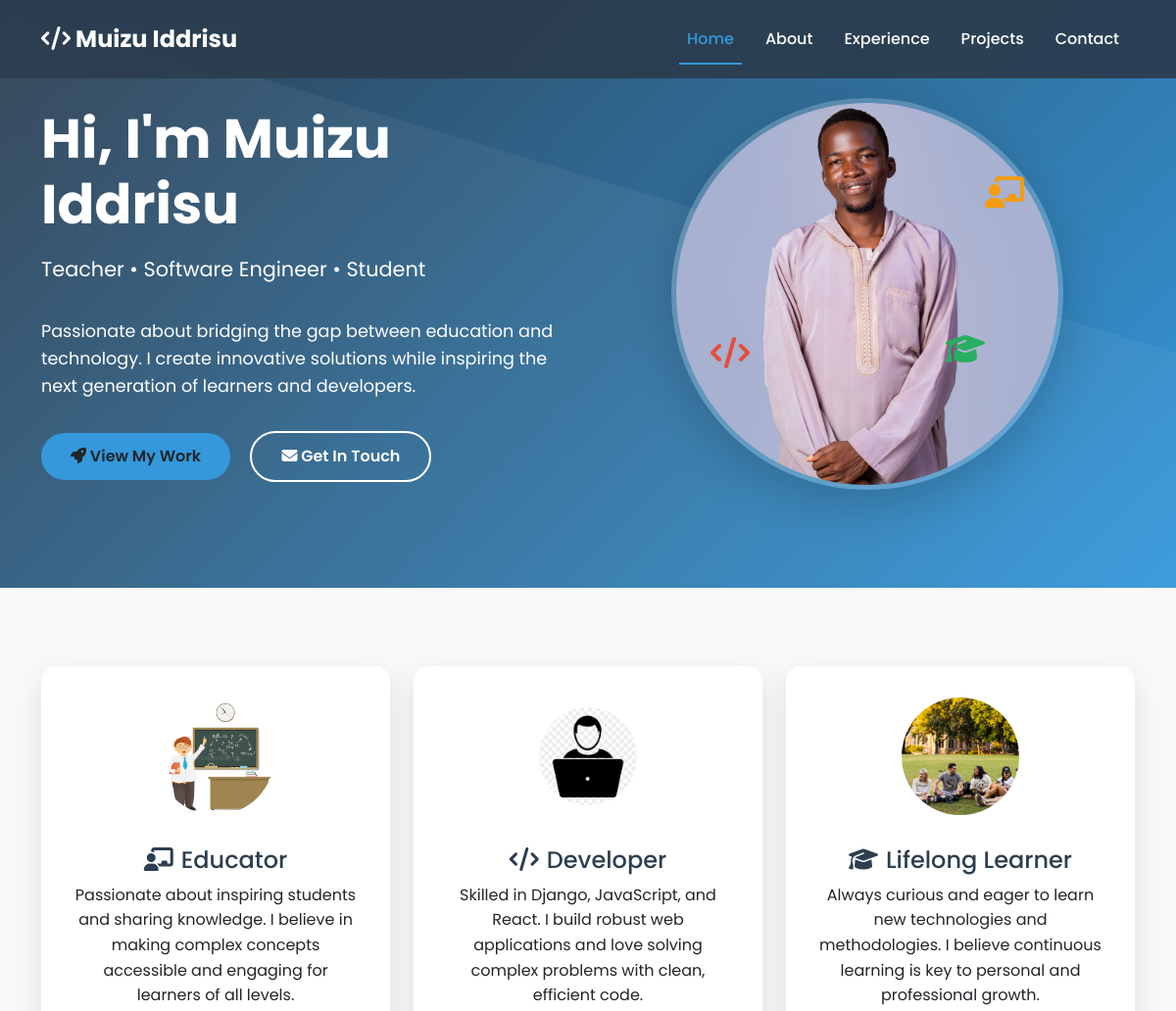
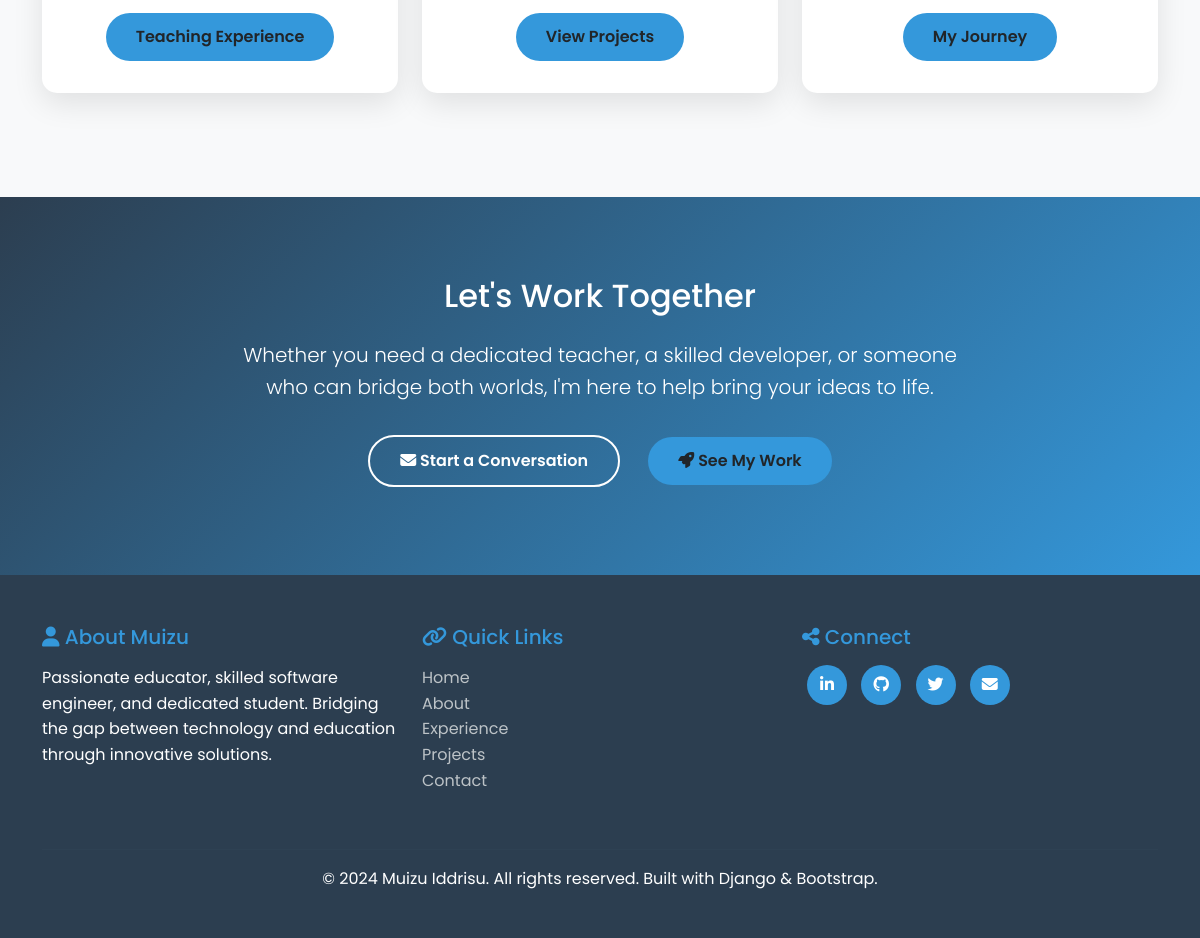
The page / on the database its author committed (2 pictures, top to bottom).
### portfolio/models.py (models this page shows, shortened)
class Profile(models.Model):
    name = models.CharField(max_length=100)
    title = models.CharField(max_length=200)
    bio = models.TextField()
    email = models.EmailField()
    phone = models.CharField(max_length=20, blank=True)
    location = models.CharField(max_length=100, blank=True)
    profile_image = models.ImageField(upload_to='profile/', blank=True)
    created_at = models.DateTimeField(default=timezone.now)

### portfolio/views.py (the view)
# urls.py: 2. Add a URL to urlpatterns:  path('', views.home, name='home')
def home(request):
    try:
        profile = Profile.objects.first()
    except Profile.DoesNotExist:
        profile = None
    featured_projects = Project.objects.filter(featured=True)[:3]
    recent_experiences = Experience.objects.all()[:3]
    context = {
        'profile': profile,
        'featured_projects': featured_projects,
        'recent_experiences': recent_experiences,
    }
    return render(request, 'portfolio/home.html', context)

### portfolio/templates/portfolio/home.html (shortened to what this page needs)
{% extends 'portfolio/base.html' %}
{% load static %}
{% block content %}
<section class="hero-section">
    <div class="container">
        <div class="row align-items-center">
            <div class="col-lg-6">
                <div class="hero-content">
                    <h1 class="hero-title">Hi, I'm {{ profile.name|default:"Muizu Iddrisu" }}</h1>
                    <p class="hero-subtitle">{{ profile.title|default:"Teacher • Software Engineer • Student" }}</p>
                    <p class="hero-description">
                        {{ profile.bio|default:"Passionate about bridging the gap between education and technology. I create innovative solutions while inspiring the next generation of learners and developers." }}
                    </p>
                    <div class="hero-buttons">
                        <a href="{% url 'portfolio:projects' %}" class="btn btn-primary-custom me-3">
                            <i class="fas fa-rocket"></i> View My Work
                        </a>
                        <a href="{% url 'portfolio:contact' %}" class="btn btn-outline-custom">
                            <i class="fas fa-envelope"></i> Get In Touch
                        </a>
                    </div>
                </div>
            </div>
            <div class="col-lg-6">
                <div class="hero-image text-center">
                    <div class="profile-image-container" style="position: relative; display: inline-block;">
                        {% if profile.profile_image %}
                            <img src="{{ profile.profile_image.url }}"
                                 alt="{{ profile.name }}"
                                 class="img-fluid rounded-circle shadow-lg"
                                 style="width: 400px; height: 400px; object-fit: cover; border: 5px solid rgba(255,255,255,0.2);">
                        {% else %}
                            <img src="{% static 'images/student_placeholder.jpg' %}"
                                 alt="{{ profile.name|default:'Muizu Iddrisu' }}"
                                 class="img-fluid rounded-circle shadow-lg"
                                 style="width: 400px; height: 400px; object-fit: cover; border: 5px solid rgba(255,255,255,0.2);">
                        {% endif %}
                        <div class="floating-icons">
                            <div class="floating-icon" style="position: absolute; top: 20%; right: 10%; animation: float 3s ease-in-out infinite;">
                                <i class="fas fa-chalkboard-teacher" style="font-size: 2rem; color: #f39c12;"></i>
                            </div>
                            <div class="floating-icon" style="position: absolute; bottom: 30%; left: 10%; animation: float 3s ease-in-out infinite 1s;">
                                <i class="fas fa-code" style="font-size: 2rem; color: #e74c3c;"></i>
                            </div>
                            <div class="floating-icon" style="position: absolute; top: 60%; right: 20%; animation: float 3s ease-in-out infinite 2s;">
                                <i class="fas fa-graduation-cap" style="font-size: 2rem; color: #27ae60;"></i>
                            </div>
                        </div>
                    </div>
                </div>
            </div>
        </div>
    </div>
</section>
<section class="section" style="background: var(--light-bg);">
    <div class="container">
        <div class="row">
            <div class="col-lg-4 mb-4">
                <div class="card card-custom h-100 text-center">
                    <div class="card-body">
                        <div class="mb-3">
                            <img src="{% static 'images/teacher_placeholder.jpg' %}"
                                 alt="Teaching"
                                 class="img-fluid rounded-circle mb-3"
                                 style="width: 120px; height: 120px; object-fit: cover;">
                        </div>
                        <h4 class="card-title" style="color: var(--primary-color);">
                            <i class="fas fa-chalkboard-teacher me-2"></i>Educator
                        </h4>
                        <p class="card-text">
                            Passionate about inspiring students and sharing knowledge.
                            I believe in making complex concepts accessible and engaging for learners of all levels.
                        </p>
                        <a href="{% url 'portfolio:experience' %}" class="btn btn-primary-custom">
                            Teaching Experience
                        </a>
                    </div>
                </div>
            </div>
            <div class="col-lg-4 mb-4">
                <div class="card card-custom h-100 text-center">
                    <div class="card-body">
                        <div class="mb-3">
                            <img src="{% static 'images/software_engineer_placeholder.png' %}"
                                 alt="Software Engineering"
                                 class="img-fluid rounded-circle mb-3"
                                 style="width: 120px; height: 120px; object-fit: cover; background: white; padding: 10px;">
                        </div>
                        <h4 class="card-title" style="color: var(--primary-color);">
                            <i class="fas fa-code me-2"></i>Developer
                        </h4>
                        <p class="card-text">
                            Skilled in Django, JavaScript, and React. I build robust web applications
                            and love solving complex problems with clean, efficient code.
                        </p>
                        <a href="{% url 'portfolio:projects' %}" class="btn btn-primary-custom">
                            View Projects
                        </a>
                    </div>
                </div>
            </div>
            <div class="col-lg-4 mb-4">
                <div class="card card-custom h-100 text-center">
                    <div class="card-body">
                        <div class="mb-3">
                            <img src="{% static 'images/student_placeholder.jpg' %}"
                                 alt="Student Life"
                                 class="img-fluid rounded-circle mb-3"
                                 style="width: 120px; height: 120px; object-fit: cover;">
                        </div>
                        <h4 class="card-title" style="color: var(--primary-color);">
                            <i class="fas fa-graduation-cap me-2"></i>Lifelong Learner
                        </h4>
                        <p class="card-text">
                            Always curious and eager to learn new technologies and methodologies.
                            I believe continuous learning is key to personal and professional growth.
                        </p>
                        <a href="{% url 'portfolio:about' %}" class="btn btn-primary-custom">
                            My Journey
                        </a>
                    </div>
                </div>
            </div>
        </div>
    </div>
</section>
<section class="section" style="background: linear-gradient(135deg, var(--primary-color) 0%, var(--secondary-color) 100%); color: white;">
    <div class="container text-center">
        <div class="row justify-content-center">
            <div class="col-lg-8">
                <h2 class="mb-4">Let's Work Together</h2>
                <p class="lead mb-4">
                    Whether you need a dedicated teacher, a skilled developer, or someone who can bridge
                    both worlds, I'm here to help bring your ideas to life.
                </p>
                <div class="cta-buttons">
                    <a href="{% url 'portfolio:contact' %}" class="btn btn-outline-custom me-3">
                        <i class="fas fa-envelope"></i> Start a Conversation
                    </a>
                    <a href="{% url 'portfolio:projects' %}" class="btn btn-primary-custom">
                        <i class="fas fa-rocket"></i> See My Work
                    </a>
                </div>
            </div>
        </div>
    </div>
</section>
{% endblock %}

### portfolio/templates/portfolio/base.html (shortened to what this page needs)
<!DOCTYPE html>
<html lang="en">
<head>
    <link href="https://cdn.jsdelivr.net/npm/bootstrap@5.3.0/dist/css/bootstrap.min.css" rel="stylesheet">
    <link rel="stylesheet" href="https://cdnjs.cloudflare.com/ajax/libs/font-awesome/6.4.0/css/all.min.css">
</head>
<body>
    <nav class="navbar navbar-expand-lg navbar-dark fixed-top">
        <div class="container">
            <a class="navbar-brand" href="{% url 'portfolio:home' %}">
                <i class="fas fa-code"></i> Muizu Iddrisu
            </a>
            <div class="collapse navbar-collapse" id="navbarNav">
                <ul class="navbar-nav ms-auto">
                    <li class="nav-item">
                        <a class="nav-link" href="{% url 'portfolio:home' %}">Home</a>
                    </li>
                    <li class="nav-item">
                        <a class="nav-link" href="{% url 'portfolio:about' %}">About</a>
                    </li>
                    <li class="nav-item">
                        <a class="nav-link" href="{% url 'portfolio:experience' %}">Experience</a>
                    </li>
                    <li class="nav-item">
                        <a class="nav-link" href="{% url 'portfolio:projects' %}">Projects</a>
                    </li>
                    <li class="nav-item">
                        <a class="nav-link" href="{% url 'portfolio:contact' %}">Contact</a>
                    </li>
                </ul>
            </div>
        </div>
    </nav>
    <main>
        {% block content %}{% endblock %}
    </main>
    <footer class="footer">
        <div class="container">
            <div class="row">
                <div class="col-lg-4 col-md-6 mb-4">
                    <h5><i class="fas fa-user"></i> About Muizu</h5>
                    <p>Passionate educator, skilled software engineer, and dedicated student. Bridging the gap between technology and education through innovative solutions.</p>
                </div>
                <div class="col-lg-4 col-md-6 mb-4">
                    <h5><i class="fas fa-link"></i> Quick Links</h5>
                    <ul class="list-unstyled">
                        <li><a href="{% url 'portfolio:home' %}">Home</a></li>
                        <li><a href="{% url 'portfolio:about' %}">About</a></li>
                        <li><a href="{% url 'portfolio:experience' %}">Experience</a></li>
                        <li><a href="{% url 'portfolio:projects' %}">Projects</a></li>
                        <li><a href="{% url 'portfolio:contact' %}">Contact</a></li>
                    </ul>
                </div>
                <div class="col-lg-4 col-md-12 mb-4">
                    <h5><i class="fas fa-share-alt"></i> Connect</h5>
                    <div class="social-links">
                        <a href="#" title="LinkedIn"><i class="fab fa-linkedin-in"></i></a>
                        <a href="#" title="GitHub"><i class="fab fa-github"></i></a>
                        <a href="#" title="Twitter"><i class="fab fa-twitter"></i></a>
                        <a href="#" title="Email"><i class="fas fa-envelope"></i></a>
                    </div>
                </div>
            </div>
            <hr style="border-color: #34495e;">
            <div class="row">
                <div class="col-12 text-center">
                    <p>&copy; 2024 Muizu Iddrisu. All rights reserved. Built with Django & Bootstrap.</p>
                </div>
            </div>
        </div>
    </footer>
</body>
</html>

### portfolio/templates/portfolio/base.html (style rules this page uses)
:root { --primary-color: #2c3e50; --secondary-color: #3498db; --accent-color: #e74c3c; --text-color: #333; --light-bg: #f8f9fa; --dark-bg: #2c3e50; }
* { margin: 0; padding: 0; box-sizing: border-box; }
body { font-family: 'Poppins', sans-serif; line-height: 1.6; color: var(--text-color); overflow-x: hidden; }
.navbar { background: rgba(44, 62, 80, 0.95) !important; backdrop-filter: blur(10px); transition: all 0.3s ease; padding: 1rem 0; }
.navbar-brand { font-weight: 700; font-size: 1.5rem; color: white !important; }
.navbar-nav .nav-link { color: white !important; font-weight: 500; margin: 0 0.5rem; transition: all 0.3s ease; position: relative; }
.navbar-nav .nav-link:hover, .navbar-nav .nav-link.active { color: var(--secondary-color) !important; }
.navbar-nav .nav-link::after { content: ''; position: absolute; width: 0; height: 2px; bottom: -5px; left: 50%; background-color: var(--secondary-color); transition: all 0.3s ease; transform: translateX(-50%); }
.navbar-nav .nav-link:hover::after, .navbar-nav .nav-link.active::after { width: 100%; }
.hero-section { background: linear-gradient(135deg, var(--primary-color) 0%, var(--secondary-color) 100%); color: white; padding: 100px 0; position: relative; overflow: hidden; }
.hero-section::before { content: ''; position: absolute; top: 0; left: 0; right: 0; bottom: 0; background-size: cover; }
.hero-content { position: relative; z-index: 2; }
.hero-title { font-size: 3.5rem; font-weight: 700; margin-bottom: 1rem; animation: fadeInUp 1s ease; }
.hero-subtitle { font-size: 1.3rem; margin-bottom: 2rem; opacity: 0.9; animation: fadeInUp 1s ease 0.2s both; }
.hero-description { font-size: 1.1rem; margin-bottom: 2rem; opacity: 0.8; animation: fadeInUp 1s ease 0.4s both; }
.btn-primary-custom { background: var(--secondary-color); border: none; padding: 12px 30px; border-radius: 50px; font-weight: 600; transition: all 0.3s ease; text-decoration: none; display: inline-block; }
.btn-outline-custom { border: 2px solid white; color: white; padding: 12px 30px; border-radius: 50px; font-weight: 600; transition: all 0.3s ease; text-decoration: none; display: inline-block; background: transparent; }
.card-custom { border: none; border-radius: 15px; box-shadow: 0 10px 30px rgba(0,0,0,0.1); transition: all 0.3s ease; overflow: hidden; }
.card-custom .card-body { padding: 2rem; }
.section { padding: 80px 0; }
.footer { background: var(--dark-bg); color: white; padding: 50px 0 30px; }
.footer h5 { color: var(--secondary-color); margin-bottom: 1rem; }
.footer a { color: #bdc3c7; text-decoration: none; transition: color 0.3s ease; }
.social-links a { display: inline-block; width: 40px; height: 40px; line-height: 40px; text-align: center; background: var(--secondary-color); color: white; border-radius: 50%; margin: 0 5px; transition: all 0.3s ease; }

### portfolio/templates/portfolio/home.html (style rules this page uses)
.floating-icon { animation: float 3s ease-in-out infinite; }
.cta-buttons .btn { margin: 0.5rem; }

### rows shown on the page
Profile: name "Muizu Iddrisu", title "Teacher • Software Engineer • Student", bio "Passionate about bridging the gap between education and technology. I create innovative solutions while inspiring the next generation of learners and developers.", profile_image (picture)
